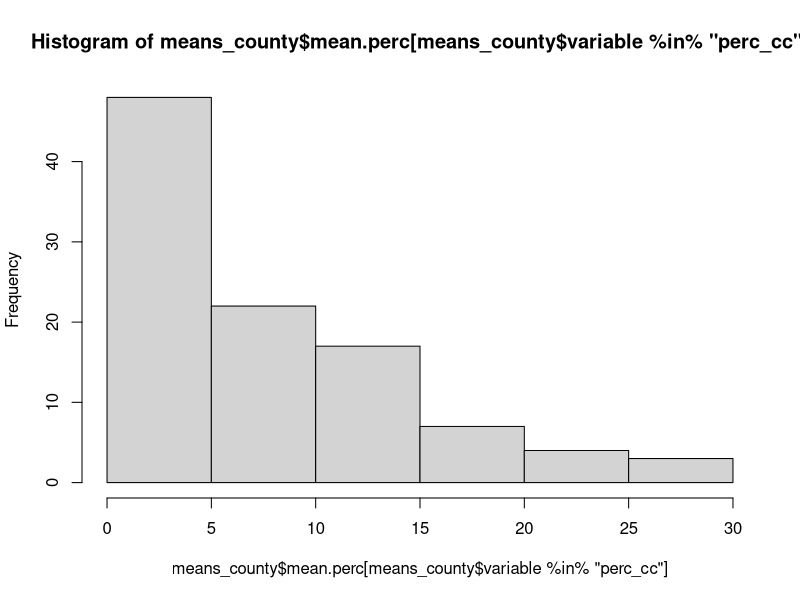
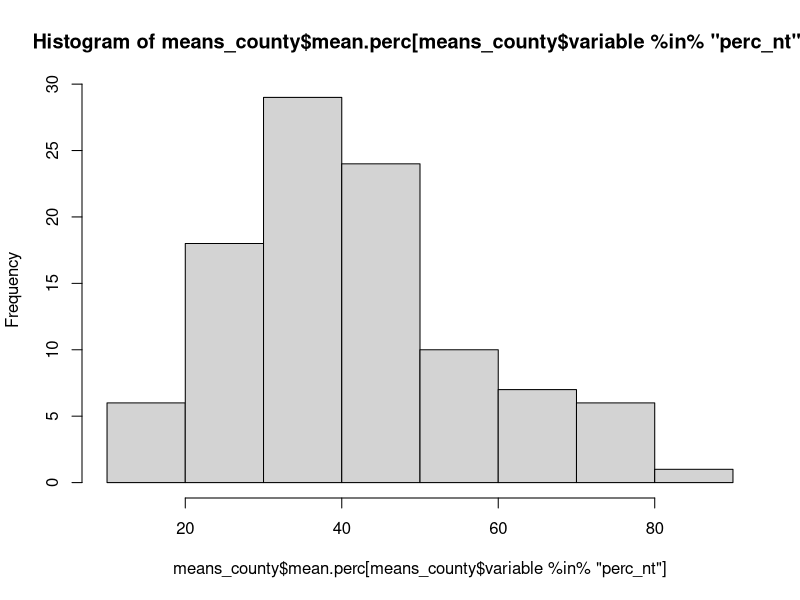
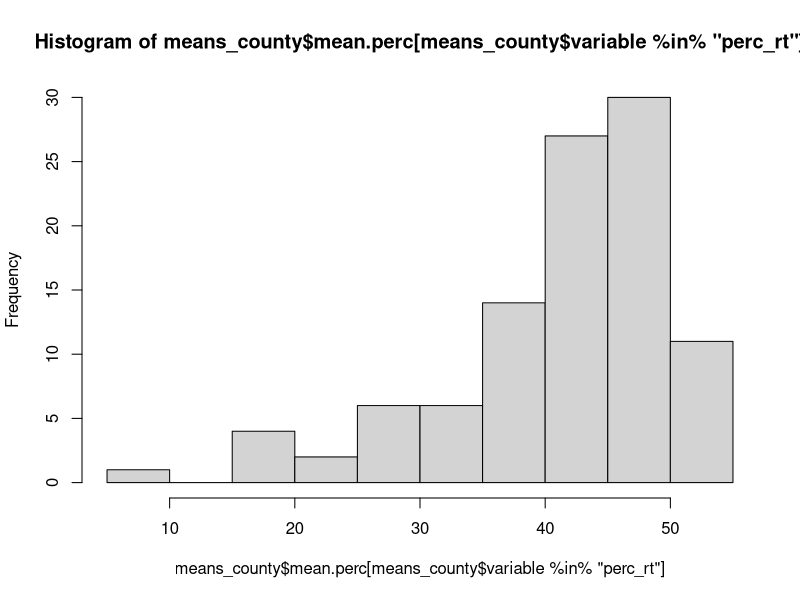
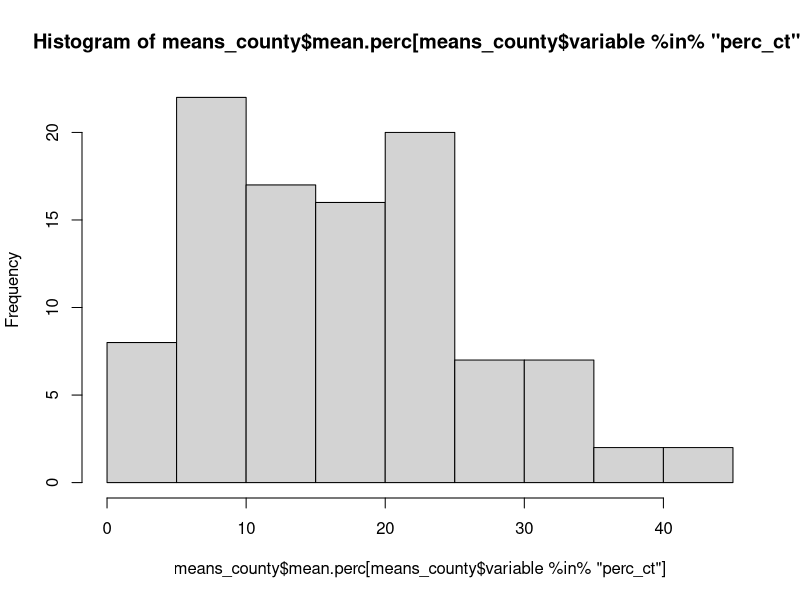
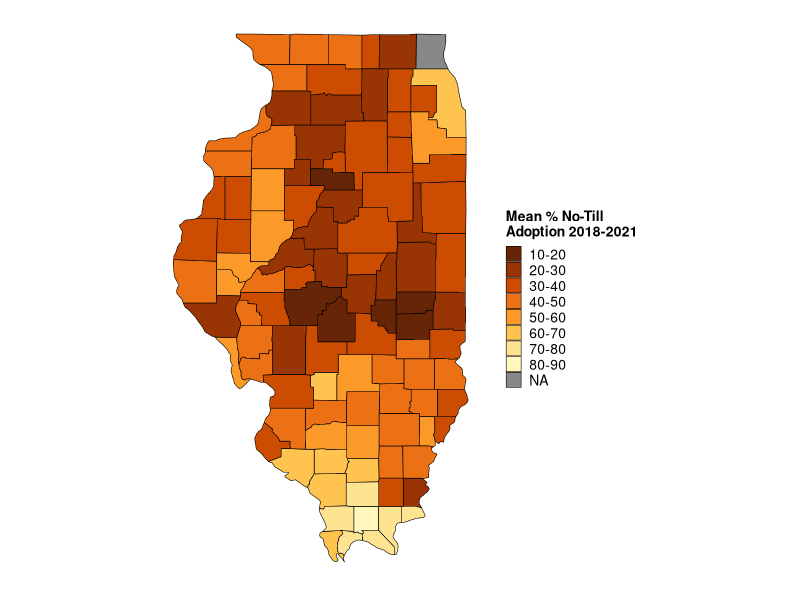
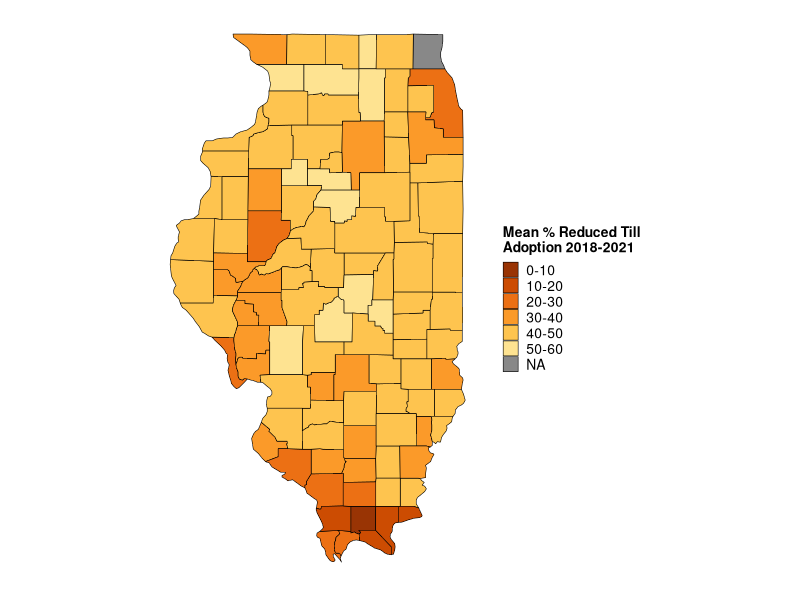
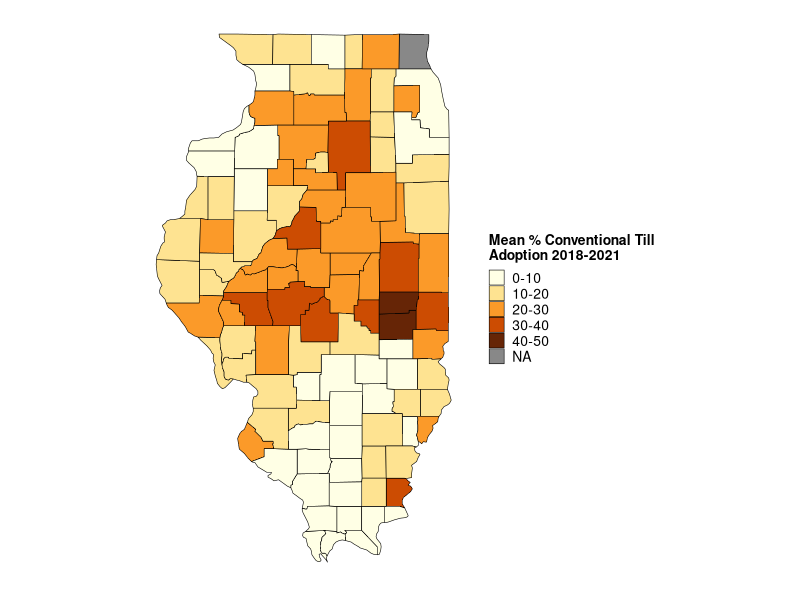
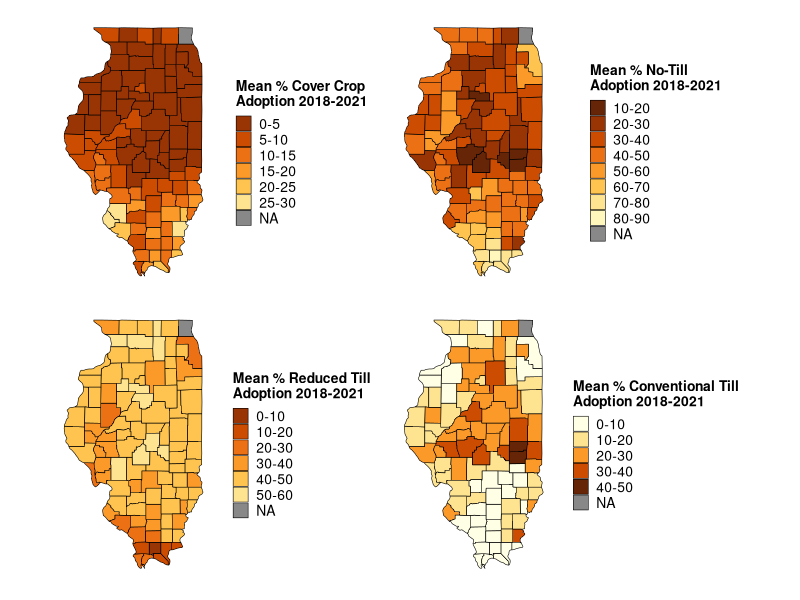

The R script that drew these images, in order: (Note: this script raises an error after producing the figures.)
# This makes county heat maps for average % adoption 2018-2021 from OpTIS for 
# cover crops, no till, reduced till
# excludes counties whose harvested cropland acres in 2017 census is in the 
# lowest 10th percentile for the state and counties for which OpTIS evaluated
# < 50% of 2017 harvested cropland acres.See "OpTIS adoption rates IL.R" for details.
# 

library(tidyverse)
library(maps)
library(reshape2)
# install.packages("sf")
library(sf)
# library(gridExtra)  # for grid.arrange()
# install.packages("patchwork")
library(patchwork) # for plot_layout()

# based on https://stackoverflow.com/questions/51463037/plotting-a-heat-map-of-pennsylvania-counties-in-r

# load data created in "OpTIS adoption rates IL.R"
means_county <- read.csv("data/optis/means_county_il.csv")
# meansw <- dcast(means_county[,1:4], ...~variable, value.var = "mean.perc")

# unique(ill$subregion)
means_county <- means_county %>%
  arrange(county)
# unique(means_county$county) 

# get map data to match county names
means_county$county <- str_remove(means_county$county, " County")



# define colors for YlOrBr by Paul Tol https://personal.sron.nl/~pault/
# how many colors do we need? do they all work with 5?
hist(means_county$mean.perc[means_county$variable %in% "perc_cc"]) # 0-30
hist(means_county$mean.perc[means_county$variable %in% "perc_nt"]) # 10-80
hist(means_county$mean.perc[means_county$variable %in% "perc_rt"]) # 15-55
hist(means_county$mean.perc[means_county$variable %in% "perc_ct"]) # 0-50
pal5 <- c("#ffffe5", "#fee391", "#fb9a29", "#cc4c02", "#662506", "#888888")
pal6 <- c("#fee391", "#fec44f", "#fb9a29", "#ec7014", "#cc4c02", "#993404", "#888888")
pal6b <- c(rev(pal6[1:6]), pal6[7])
# scales::show_col(pal6b)
pal7 <- c("#fff7bc", "#fee391", "#fec44f", "#fb9a29", "#ec7014", "#cc4c02", "#993404", "#888888")
pal8 <- c("#fff7bc", "#fee391", "#fec44f", "#fb9a29", "#ec7014", "#cc4c02", "#993404", "#662506", "#888888")
pal8b <- c(rev(pal8[1:8]), pal8[9])


# divide percents into bins
# what's the max and min for each variable?
ranges <- do.call(data.frame, aggregate(means_county, mean.perc~variable, FUN=function (x) c(min=min(x), max=max(x))))
colnames(ranges)
# fn for rounding to the upper 5
round_any <- function(x, accuracy, f=round){f(x/accuracy)*accuracy}

ranges$min_bin <-round_any(ranges$mean.perc.min, 10, f=floor)
ranges$max_bin <-round_any(ranges$mean.perc.max, 10, f=ceiling)
ranges$bins <- c(5, 10, 10, 10)

means_county <- inner_join(means_county, ranges[,c(1,4:6)]) %>%
  mutate(binlo = round_any(mean.perc, bins, f=floor), 
         binhi = round_any(mean.perc, bins, f=ceiling),
         mybin = paste0(binlo, "-", binhi),
         bincheck = binhi-binlo # check to see if any bins are e.g., 18-18
  ) %>%
  arrange(variable, mean.perc)

# do any counties mybin = 0? (i.e. "18-18")
sum(means_county$bincheck==0) # should be 0

# cleanup
means_county <- means_county[,c(2,3,4,6,12)]

# add NA entries for each variable for the excluded counties so they fill gray in the maps

# Cook, DuPage, Hardin, Johnson, Pope, Jo Daviess, Union
county2 <- c("Cook", "DuPage", "Hardin", "Johnson", "Pope", "Jo Daviess", "Union", "Lake")
variable2 <- c(unique(means_county$variable))
variable3 <- rep(variable2, length(county2))
county2 <- sort(rep(county2, length(variable2))) 

dat_na <- data.frame(county=county2, variable=variable3)

means_county <- full_join(means_county, dat_na)

means_county$mybin <- ordered(means_county$mybin, levels=unique(means_county$mybin))

# get county spatial data
ill <- map_data("county", "Illinois", proj="mercator")

# get ready to join with means_county data
ill$subregion <- str_to_title(ill$subregion)
ill$subregion <- ifelse(ill$subregion %in% "De Kalb", "DeKalb", 
                        ifelse(ill$subregion %in% "De Witt", "DeWitt", 
                               ifelse(ill$subregion %in% "Du Page", "DuPage", 
                                      ifelse(ill$subregion %in% "La Salle", "LaSalle",
                                             ifelse(ill$subregion %in% "Mcdonough", "McDonough",
                                                    ifelse(ill$subregion %in% "Mchenry", "McHenry",
                                                           ifelse(ill$subregion %in% "Mclean", "McLean",
                                                                  ifelse(ill$subregion %in% "St Clair", "St. Clair", 
                                                                         ill$subregion))))))))



# join rates with spatial data:
ill <- left_join(ill, means_county, join_by(subregion==county), relationship="many-to-many")

rm(dat_na)


# make a map
# illsf <- st_as_sf(ill, coords=c("long", "lat"), crs=4326)


ditch_the_axes <- theme(
  axis.text = element_blank(),
  axis.line = element_blank(),
  axis.ticks = element_blank(),
  panel.border = element_blank(),
  panel.grid = element_blank(),
  axis.title = element_blank()
)



windows(xpinch=200, ypinch=200, width=5, height=5)

# plot for cover crops
pcc <- ggplot() +
  geom_polygon(data=ill[ill$variable %in% "perc_cc",],
               mapping=aes(x=long, y=lat, fill=mybin, group=subregion),
               color="black", linewidth=0.2) +
 coord_sf(default_crs = sf::st_crs(4326)) +  # , # read x and y as latitude and longitude
  #          xlim = c(-92, -87), ylim=c(36.5, 43)) +
  scale_fill_manual(values=pal6b,
                    na.value = "#888888",
                    name= "Mean % Cover Crop\nAdoption 2018-2021") +
  scale_color_manual(values=NA) +
  theme_bw() +
  ditch_the_axes +
  theme(legend.title=element_text(size=10, face="bold"),
        legend.text=element_text(size=10),
        legend.key.size=unit(0.4, "cm"))

pcc

ggsave("plots/maps/county_heatmap_ILcc.png")





# plot for no-till
pnt <- ggplot() +
  geom_polygon(data=ill[ill$variable %in% "perc_nt",],
               mapping=aes(x=long, y=lat, fill=mybin, group=subregion),
               color="black", linewidth=0.2) +
  coord_sf(default_crs = sf::st_crs(4326)) +  # , # read x and y as latitude and longitude
  #          xlim = c(-92, -87), ylim=c(36.5, 43)) +
  scale_fill_manual(values=pal8b,
                    na.value = "#888888",
                    name= "Mean % No-Till\nAdoption 2018-2021") +
  scale_color_manual(values=NA) +
  theme_bw() +
  ditch_the_axes +
  theme(legend.title=element_text(size=10, face="bold"),
        legend.text=element_text(size=10),
        legend.key.size=unit(0.4, "cm"))

pnt

ggsave("plots/maps/county_heatmap_ILnt.png")




# plot for reduced-till
prt <- ggplot() +
  geom_polygon(data=ill[ill$variable %in% "perc_rt",],
               mapping=aes(x=long, y=lat, fill=mybin, group=subregion),
               color="black", linewidth=0.2) +
  coord_sf(default_crs = sf::st_crs(4326)) +  # , # read x and y as latitude and longitude
  #          xlim = c(-92, -87), ylim=c(36.5, 43)) +
  scale_fill_manual(values=pal6b,
                    na.value = "#888888",
                    name= "Mean % Reduced Till\nAdoption 2018-2021") +
  scale_color_manual(values=NA) +
  theme_bw() +
  ditch_the_axes +
  theme(legend.title=element_text(size=10, face="bold"),
        legend.text=element_text(size=10),
        legend.key.size=unit(0.4, "cm"))

prt

ggsave("plots/maps/county_heatmap_ILrt.png")



# plot for conventional-till
pct <- ggplot() +
  geom_polygon(data=ill[ill$variable %in% "perc_ct",],
               mapping=aes(x=long, y=lat, fill=mybin, group=subregion),
               color="black",linewidth=0.2) +
  coord_sf(default_crs = sf::st_crs(4326)) +  # , # read x and y as latitude and longitude
  #          xlim = c(-92, -87), ylim=c(36.5, 43)) +
  scale_fill_manual(values=pal5,
                    na.value = "#888888",
                    name= "Mean % Conventional Till\nAdoption 2018-2021")+
  scale_color_manual(values=NA) +
  theme_bw() +
  ditch_the_axes +
  theme(legend.title=element_text(size=10, face="bold"),
        legend.text=element_text(size=10),
        legend.key.size=unit(0.4, "cm"))


pct

ggsave("plots/maps/county_heatmap_ILct.png")



# plot all 4 plots at once

# grid.arrange(pcc, pnt, prt, pct, nrow=2) # plot sizes vary because legend titles are different widths

pcc + pnt + prt + pct + plot_layout(ncol=2)
ggsave("plots/maps/county_heatmap_ILall4.png", width=6.5, height=6.5, units="in")



# INCOMPLETE
# add rivers (following https://milospopovic.net/map-rivers-with-sf-and-ggplot2-in-r/)

filenames <- list.files("data/gis/NHD_H_Illinois_State_Shape_NAD83/Shape", pattern="*.shp", full.names=T)
## left off here trying to understand which file to use
## check out https://pubs.er.usgs.gov/publication/ofr20191096
## might also search for mapping NHD in R 

riv_list <- lapply(filenames, st_read)  
il_riv <- riv_list[[1]] |>
  sf::st_cast("MULTILINESTRING")

il_map + 
  ggplot() +
  geom_sf(data=il_riv, aes(x=geometry$X, y=geometry$Y), color="midnightblue", lwd=1) +
  coord_sf(default_crs = sf::st_crs(4326))
